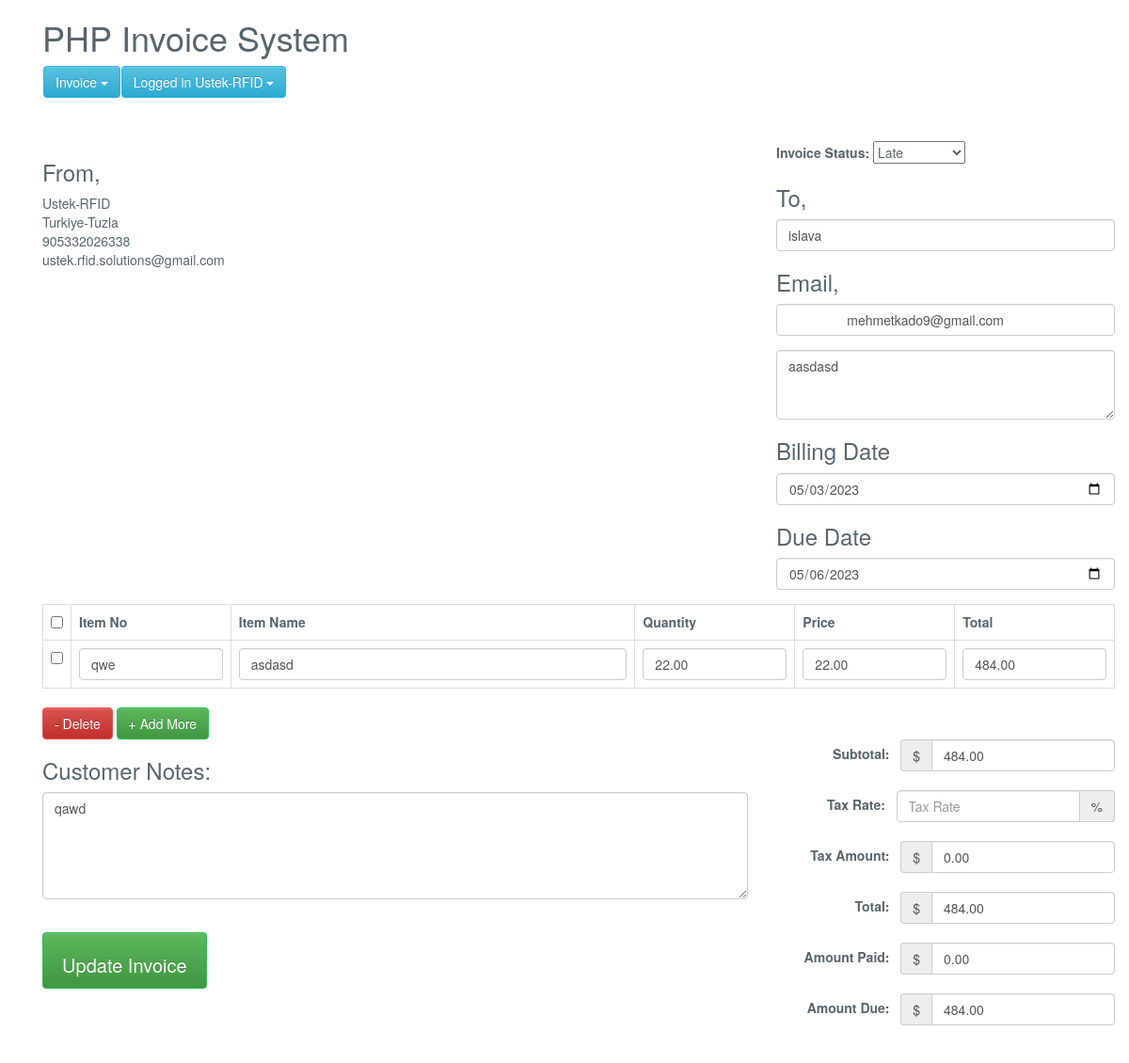
The page /edit_invoice.php?update_id=702 (signed in) on the database its author committed.
### tables this page shows
CREATE TABLE `invoice_order` (
  `order_id` int(11) NOT NULL,
  `user_id` int(11) NOT NULL,
  `order_date` timestamp NOT NULL DEFAULT current_timestamp(),
  `order_receiver_name` varchar(250) NOT NULL,
  `order_receiver_address` mediumtext NOT NULL,
  `order_total_before_tax` decimal(10,2) NOT NULL,
  `order_total_tax` decimal(10,2) NOT NULL,
  `order_tax_per` varchar(250) NOT NULL,
  `order_total_after_tax` double(10,2) NOT NULL,
  `order_amount_paid` decimal(10,2) NOT NULL,
  `order_total_amount_due` decimal(10,2) NOT NULL,
  `customer_note` mediumtext NOT NULL,
  `payment_information` mediumtext NOT NULL,
  `billing_Date` date NOT NULL,
  `due_date` date NOT NULL,
  `status` varchar(50) NOT NULL,
  `email` varchar(50) NOT NULL
);

CREATE TABLE `invoice_order_item` (
  `order_item_id` int(11) NOT NULL,
  `order_id` int(11) NOT NULL,
  `item_code` varchar(250) NOT NULL,
  `item_name` varchar(250) NOT NULL,
  `order_item_quantity` decimal(10,2) NOT NULL,
  `order_item_price` decimal(10,2) NOT NULL,
  `order_item_final_amount` decimal(10,2) NOT NULL
);

### Invoice.php (called while the page is built, shortened)
<?php
class Invoice{
	private $host  = 'localhost';
    private $user  = 'root';
    private $password   = "";
    private $database  = "invoice_system";
    private $invoiceOrderTable = 'invoice_order';
	private $invoiceOrderItemTable = 'invoice_order_item';
	private $dbConnect = false;
    public function __construct(){
        if(!$this->dbConnect){
            $conn = new mysqli($this->host, $this->user, $this->password, $this->database);
            if($conn->connect_error){
                die("Error failed to connect to MySQL: " . $conn->connect_error);
            }else{
                $this->dbConnect = $conn;
            }
        }
    }
	private function getData($sqlQuery) {
		$result = mysqli_query($this->dbConnect, $sqlQuery);
		$data= array();
		while ($row = mysqli_fetch_array($result, MYSQLI_ASSOC)) {
			$data[]=$row;
		}
		return $data;
	}
	public function getInvoice($invoiceId){
		$sqlQuery = "
			SELECT * FROM ".$this->invoiceOrderTable."
			WHERE user_id = '".$_SESSION['userid']."' AND order_id = '$invoiceId'";
		$result = mysqli_query($this->dbConnect, $sqlQuery);
		$row = mysqli_fetch_array($result, MYSQLI_ASSOC);
		return $row;
	}
	public function getInvoiceItems($invoiceId){
		$sqlQuery = "
			SELECT * FROM ".$this->invoiceOrderItemTable."
			WHERE order_id = '$invoiceId'";
		return  $this->getData($sqlQuery);
	}
	}
?>

### edit_invoice.php (the view, shortened to what this page needs)
<?php
include('inc/header.php');
include 'Invoice.php';
$invoice = new Invoice();
$invoice->checkLoggedIn();
if(!empty($_GET['update_id']) && $_GET['update_id']) {
	$invoiceValues = $invoice->getInvoice($_GET['update_id']);
	$invoiceItems = $invoice->getInvoiceItems($_GET['update_id']);
}
?>
<link href="css/style.css" rel="stylesheet">
<?php include('inc/container.php');?>
<div class="container content-invoice">
    	<form action="" id="invoice-form" method="post" class="invoice-form" role="form" novalidate="">
	    	<div class="load-animate animated fadeInUp">
		    	<div class="row">
		    		<div class="col-xs-8 col-sm-8 col-md-8 col-lg-8">
		    			<h1 class="title">PHP Invoice System</h1>
						<?php include('menu.php');?>
		    		</div>
		    	</div>
		    	<div class="row">
		      		<div class="col-xs-12 col-sm-4 col-md-4 col-lg-4">
		      			<h3>From,</h3>
						<?php echo $_SESSION['user']; ?><br>
						<?php echo $_SESSION['address']; ?><br>
						<?php echo $_SESSION['mobile']; ?><br>
						<?php echo $_SESSION['email']; ?><br>
		      		</div>
		      		<div class="col-xs-12 col-sm-4 col-md-4 col-lg-4 pull-right">
					  <label for="lang">Invoice Status:</label>
                    <select   name="status" class="dropdown" id="lang">
					<option value="<?=$invoiceValues['status'];?>"><?=$invoiceValues['status']; ?></option>
                    </select>
		      			<h3>To,</h3>
		      			<div class="form-group">
							<input value="<?php echo $invoiceValues['order_receiver_name']; ?>" type="text" class="form-control" name="companyName" id="companyName" placeholder="Company Name" autocomplete="off">
						</div>
						<h3>Email,</h3>
					<div class="form-group">
						<input type="text" value="<?php echo $invoiceValues['email']; ?>" class="form-control" name="email" id="email" placeholder="Email Address" autocomplete="off">
					</div>
						<div class="form-group">
							<textarea class="form-control" rows="3" name="address" id="address" placeholder="Your Address"><?php echo $invoiceValues['order_receiver_address']; ?></textarea>
						</div>
						<h3>Billing Date</h3>
					<div class="form-group">
						<input type="date" class="form-control" name="billing_Date" value="<?php echo $invoiceValues['billing_Date']; ?>"    >
					</div>
					<h3>Due Date</h3>
					<div class="form-group">
						<input type="date" class="form-control" name="due_date" value="<?php echo $invoiceValues['due_date']; ?>"  >
					</div>
		      		</div>
		      	</div>
		      	<div class="row">
		      		<div class="col-xs-12 col-sm-12 col-md-12 col-lg-12">
		      			<table class="table table-bordered table-hover" id="invoiceItem">
							<tr>
								<th width="2%"><input id="checkAll" class="formcontrol" type="checkbox"></th>
								<th width="15%">Item No</th>
								<th width="38%">Item Name</th>
								<th width="15%">Quantity</th>
								<th width="15%">Price</th>
								<th width="15%">Total</th>
							</tr>
							<?php
							$count = 0;
							foreach($invoiceItems as $invoiceItem){
								$count++;
							?>
							<tr>
								<td><input class="itemRow" type="checkbox"></td>
								<td><input type="text" value="<?php echo $invoiceItem["item_code"]; ?>" name="productCode[]" id="productCode_<?php echo $count; ?>" class="form-control" autocomplete="off"></td>
								<td><input type="text" value="<?php echo $invoiceItem["item_name"]; ?>" name="productName[]" id="productName_<?php echo $count; ?>" class="form-control" autocomplete="off"></td>
								<td><input type="number" value="<?php echo $invoiceItem["order_item_quantity"]; ?>" name="quantity[]" id="quantity_<?php echo $count; ?>" class="form-control quantity" autocomplete="off"></td>
								<td><input type="number" value="<?php echo $invoiceItem["order_item_price"]; ?>" name="price[]" id="price_<?php echo $count; ?>" class="form-control price" autocomplete="off"></td>
								<td><input type="number" value="<?php echo $invoiceItem["order_item_final_amount"]; ?>" name="total[]" id="total_<?php echo $count; ?>" class="form-control total" autocomplete="off"></td>
							</tr>
							<?php } ?>
						</table>
		      		</div>
		      	</div>
		      	<div class="row">
		      		<div class="col-xs-12 col-sm-3 col-md-3 col-lg-3">
		      			<button class="btn btn-danger delete" id="removeRows" type="button">- Delete</button>
		      			<button class="btn btn-success" id="addRows" type="button">+ Add More</button>
		      		</div>
		      	</div>
		      	<div class="row">
		      		<div class="col-xs-12 col-sm-8 col-md-8 col-lg-8">
		      			<h3>Customer Notes: </h3>
		      			<div class="form-group">
							<textarea class="form-control txt" rows="5" name="notes" id="notes" placeholder="Your Notes"><?php echo $invoiceValues['customer_note']; ?></textarea>
						</div>
						<br>
						<div class="form-group">
			      			<input data-loading-text="Updating Invoice..." type="submit" name="invoice_btn" value="Update Invoice" class="btn btn-success submit_btn invoice-save-btm">
			      		</div>
		      		</div>
		      		<div class="col-xs-12 col-sm-4 col-md-4 col-lg-4">
						<span class="form-inline">
							<div class="form-group">
								<label>Subtotal: &nbsp;</label>
								<div class="input-group">
									<div class="input-group-addon currency">$</div>
									<input value="<?php echo $invoiceValues['order_total_before_tax']; ?>" type="number" class="form-control" name="subTotal" id="subTotal" placeholder="Subtotal">
								</div>
							</div>
							<div class="form-group">
								<label>Tax Rate: &nbsp;</label>
								<div class="input-group">
									<input value="<?php echo $invoiceValues['order_tax_per']; ?>" type="number" class="form-control" name="taxRate" id="taxRate" placeholder="Tax Rate">
									<div class="input-group-addon">%</div>
								</div>
							</div>
							<div class="form-group">
								<label>Tax Amount: &nbsp;</label>
								<div class="input-group">
									<div class="input-group-addon currency">$</div>
									<input value="<?php echo $invoiceValues['order_total_tax']; ?>" type="number" class="form-control" name="taxAmount" id="taxAmount" placeholder="Tax Amount">
								</div>
							</div>
							<div class="form-group">
								<label>Total: &nbsp;</label>
								<div class="input-group">
									<div class="input-group-addon currency">$</div>
									<input value="<?php echo $invoiceValues['order_total_after_tax']; ?>" type="number" class="form-control" name="totalAftertax" id="totalAftertax" placeholder="Total">
								</div>
							</div>
							<div class="form-group">
								<label>Amount Paid: &nbsp;</label>
								<div class="input-group">
									<div class="input-group-addon currency">$</div>
									<input value="<?php echo $invoiceValues['order_amount_paid']; ?>" type="number" class="form-control" name="amountPaid" id="amountPaid" placeholder="Amount Paid">
								</div>
							</div>
							<div class="form-group">
								<label>Amount Due: &nbsp;</label>
								<div class="input-group">
									<div class="input-group-addon currency">$</div>
									<input value="<?php echo $invoiceValues['order_total_amount_due']; ?>" type="number" class="form-control" name="amountDue" id="amountDue" placeholder="Amount Due">
								</div>
							</div>
						</span>
					</div>
		      	</div>
	      	</div>
		</form>
    </div>
</div>
<?php include('inc/footer.php');?>

### css/style.css (style rules this page uses)
html { background-color1: #f0f3f4; position: relative; min-height: 100%; }
body { background-color: transparent; color: #58666e; font-family: "Source Sans Pro","Helvetica Neue",Helvetica,Arial,sans-serif; font-size: 14px; line-height: 1.42857; }
.btn-success, .panel-success { background-color: #27c24c !important; border-color: #27c24c !important; color: #fff !important; }
.btn-danger, .panel-danger { background-color: #f05050; border-color: #f05050; color: #fff !important; }
input[type=number] { -moz-appearance: textfield; }
.form-inline .form-group { margin-bottom: 20px; float: right; }
.invoice-save-btm { height:60px;padding:20px;font-size:20px; }

### rows shown on the page
invoice_order: status "Late", companyName "islava", email "mehmetkado9@gmail.com", address "aasdasd", billing_Date "05/03/2023", due_date "05/06/2023", notes "qawd", subTotal "484.00", taxAmount "0.00", totalAftertax "484.00", amountPaid "0.00", amountDue "484.00"
invoice_order_item: item_code "qwe", item_name "asdasd", order_item_quantity "22.00", order_item_price "22.00", order_item_final_amount "484.00"

### other values the page prints
$_SESSION['user'] "Ustek-RFID"
$_SESSION['address'] "Turkiye-Tuzla"
$_SESSION['mobile'] "905332026338"
$_SESSION['email'] "ustek.rfid.solutions@gmail.com"
